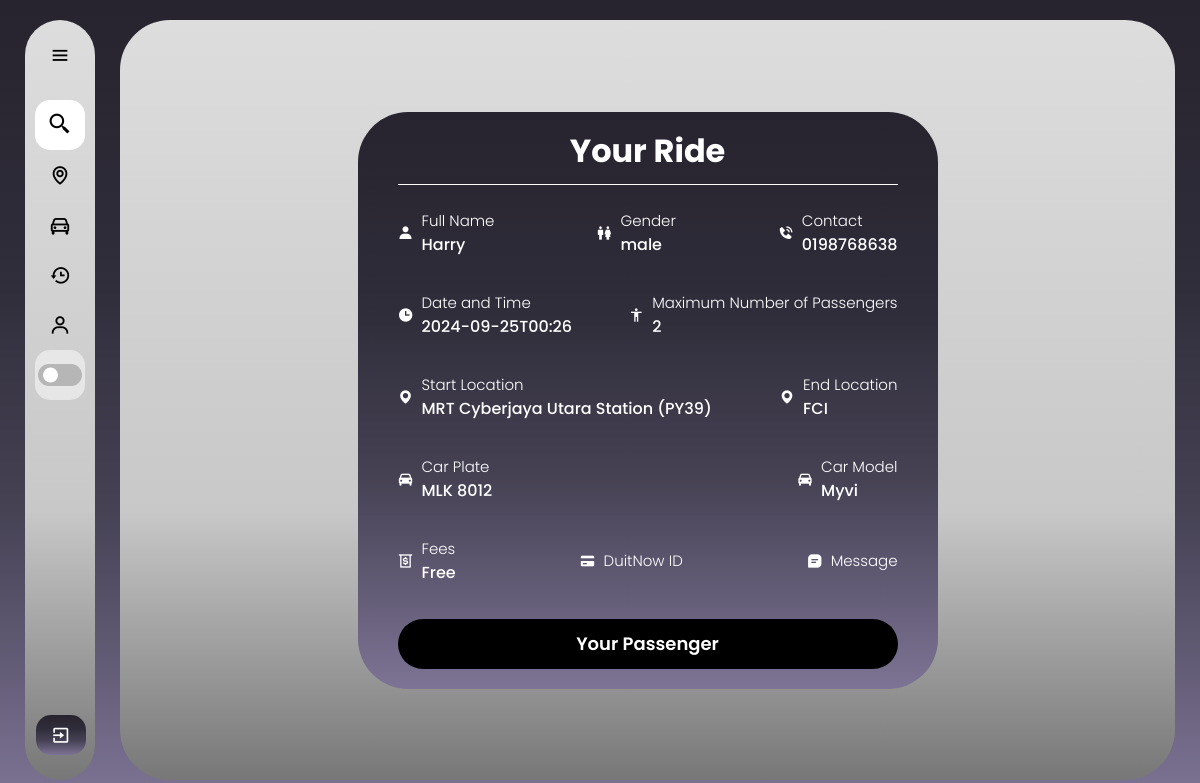
Page /match_passenger/1 (signed in) on the committed database.
### web/models.py (models this page shows)
class Profile(db.Model):
    id = db.Column(db.Integer, primary_key=True)
    fullName = db.Column(db.String(150))
    gender = db.Column(db.String(100), nullable=False)
    birthyear=db.Column(db.String(15), nullable=False)
    contact = db.Column(db.String(15), nullable=False)
    status = db.Column(db.String(20), nullable=False, default='APPROVING')
    profile_pic = db.Column(db.String(200), default="default.jpg")  # Make sure this column is present
    user_id = db.Column(db.Integer, db.ForeignKey('user.id'), nullable=False)

class Rides(db.Model):
    id = db.Column(db.Integer, primary_key=True)
    dateandTime = db.Column(db.String(50), nullable=False)
    start_location = db.Column(db.String(100), nullable=False)
    start_location_lat = db.Column(db.Float, nullable=True)  # Nullable
    start_location_lng = db.Column(db.Float, nullable=True)  # Nullable
    end_location = db.Column(db.String(100), nullable=False)
    end_location_lat = db.Column(db.Float, nullable=True)  # Nullable
    end_location_lng = db.Column(db.Float, nullable=True)  # Nullable
    carplate = db.Column(db.String(20), nullable=False)
    carmodel = db.Column(db.String(50), nullable=False)
    totalperson = db.Column(db.Integer, nullable=False)
    fees = db.Column(db.String(50), nullable=False)
    duitnowid = db.Column(db.String(50), nullable=True)  # Nullable
    message = db.Column(db.Text, nullable=True)  # Nullable
    status = db.Column(db.String(50), nullable=False)
    user_id = db.Column(db.Integer, db.ForeignKey('user.id'), nullable=False)
    passenger_matches = db.relationship('PassengerMatch', foreign_keys='PassengerMatch.driver_id', backref='driver_post', lazy=True)

### web/routes.py (the view)
@bp.route('/match_passenger/<int:driver_id>')
@login_required
def match_passenger(driver_id):
    profile = Profile.query.filter_by(user_id=current_user.id).first()
    driver = Rides.query.get_or_404(driver_id)
    driver_id=driver_id
    profiles = Profile.query.all()
    profile_dict = {profile.user_id: profile for profile in profiles}
    matches = PassengerMatch.query.filter_by(driver_id=driver_id, status='PAYMENT PENDING').all()
    matches_review = PassengerMatch.query.filter_by(driver_id=driver_id, status='PENDING REVIEW').all()
    matches_approving = PassengerMatch.query.filter_by(driver_id=driver_id, status='APPROVING').all()
    matches_completed = PassengerMatch.query.filter_by(driver_id=driver_id, status='COMPLETED').all()
    matches_confirmed = PassengerMatch.query.filter_by(driver_id=driver_id, status='CONFIRMED').all()
    print(f"Profile dict keys: {profile_dict.keys()}")
    print(f"Driver user ID: {driver.user_id}")
    return render_template(
        'match_passenger.html',
        driver=driver,
        driver_id=driver_id,
        matches=matches,
        profile_dict=profile_dict,
        profile=profile,
        matches_approving=matches_approving,
        matches_completed=matches_completed,
        matches_confirmed=matches_confirmed,
        matches_review=matches_review
    )

### web/templates/match_passenger.html (shortened to what this page needs)
{% extends "base.html" %}
{% block content %}
<!DOCTYPE html>
<html lang="en">
<head>
    <link rel="stylesheet" href="../static/match_passenger.css">
    <link href='https://unpkg.com/boxicons@2.1.4/css/boxicons.min.css' rel='stylesheet'>
</head>
<body>
    <div class="container">
        <div class="size">
            <div class="driver">
                <div class="header">
                    <h1>Your Ride</h1>
                </div>
                <div class="details">
                    <div class="row">
                        <div class="info_left-right">
                            <i class='bx bxs-user'></i>
                            <div class="info_up-down">
                                <h3>Full Name</h3>
                                <p>{{ profile_dict[driver.user_id].fullName }}</p>
                            </div>
                        </div>
                        <div class="info_left-right">
                            <i class='bx bx-male-female'></i>
                            <div class="info_up-down">
                                <h3>Gender</h3>
                                <p>{{ profile_dict[driver.user_id].gender }}</p>
                            </div>
                        </div>
                        <div class="info_left-right">
                            <i class='bx bxs-phone-call'></i>
                            <div class="info_up-down">
                                <h3>Contact</h3>
                                <p>{{ profile_dict[driver.user_id].contact }}</p>
                            </div>
                        </div>
                    </div>
                    <div class="row">
                        <div class="info_left-right">
                            <i class='bx bxs-time' ></i>
                            <div class="info_up-down">
                                <h3>Date and Time</h3>
                                <p>{{ driver.dateandTime }}</p>
                            </div>
                        </div>
                        <div class="info_left-right">
                            <i class='bx bx-body'></i>
                            <div class="info_up-down">
                                <h3>Maximum Number of Passengers</h3>
                                <p>{{ driver.totalperson }}</p>
                            </div>
                        </div>
                    </div>
                    <div class="row">
                        <div class="info_left-right">
                            <i class='bx bxs-map'></i>
                            <div class="info_up-down">
                                <h3>Start Location</h3>
                                <p>{{ driver.start_location }}</p>
                            </div>
                        </div>
                        <div class="info_left-right">
                            <i class='bx bxs-map'></i>
                            <div class="info_up-down">
                                <h3>End Location</h3>
                                <p>{{ driver.end_location }}</p>
                            </div>
                        </div>
                    </div>
                    <div class="row">
                        <div class="info_left-right">
                            <i class='bx bxs-car'></i>
                            <div class="info_up-down">
                                <h3>Car Plate</h3>
                                <p>{{ driver.carplate }}</p>
                            </div>
                        </div>
                        <div class="info_left-right">
                            <i class='bx bxs-car'></i>
                            <div class="info_up-down">
                                <h3>Car Model</h3>
                                <p>{{ driver.carmodel }}</p>
                            </div>
                        </div>
                    </div>
                    <div class="row">
                        <div class="info_left-right">
                            <i class='bx bx-money-withdraw' ></i>
                            <div class="info_up-down">
                                <h3>Fees</h3>
                                <p>{{ driver.fees }}</p>
                            </div>
                        </div>
                        <div class="info_left-right">
                            <i class='bx bxs-credit-card'></i>
                            <div class="info_up-down">
                                <h3>DuitNow ID</h3>
                            </div>
                        </div>
                        <div class="info_left-right">
                            <i class='bx bxs-message-square-detail'></i>
                            <div class="info_up-down">
                                <h3>Message</h3>
                            </div>
                        </div>
                    </div>
                </div>
                <a href="{{ url_for('main.passenger_matched', driver_id=driver_id) }}">
                    <div class="btn-container">
                        <button type="submit" class="btn">Your Passenger</button>
                    </div>
                </a>
            </div>
        </div>
    </div>
</body>
</html>
{% endblock %}

### web/static/base.css (style rules this page uses)
* { margin: 0; padding: 0; box-sizing: border-box; font-family: "poppins"; }
:root { --background-color: linear-gradient(to bottom, #27242f, #292632, #2c2935, #2e2b39, #312e3c, #383544, #3f3b4c, #464254, #534e64, #615a74, #6f6784, #7d7495); --box-color: linear-gradient(180deg, #DDDDDD 0%, #C8C8C8 64.5%, #777777 100%); --text-color: black; --toggle-color: white; --mode-background: rgba(255, 255, 255, 0.5); --box-shadow: 5px 5px 10px rgba(0, 0, 0, 0.5); --scroll: #0004; }
body { position: relative; min-height: 100vh; width: 100%; overflow: hidden; background: var(--background-color) fixed; }

### web/static/match_passenger.css (style rules this page uses)
* { margin: 0; padding: 0; box-sizing: border-box; font-family: "poppins"; }
:root { --background-color: linear-gradient(to bottom, #27242f, #292632, #2c2935, #2e2b39, #312e3c, #383544, #3f3b4c, #464254, #534e64, #615a74, #6f6784, #7d7495); --box-color: linear-gradient(180deg, #DDDDDD 0%, #C8C8C8 64.5%, #777777 100%); --text-color: black; --toggle-color: white; --mode-background: rgba(255, 255, 255, 0.5); --box-shadow: 5px 5px 10px rgba(0, 0, 0, 0.5); --box-shadow2: 10px 10px 20px rgba(0, 0, 0, 0.5); --table-header: #2424242f; --table-data: #0000000b; --table-hover: #fff6; --btn: rgba(0, 0, 0, 0.7); --scroll: #0004; }
body { position: relative; min-height: 100vh; width: 100%; }
.container { position: absolute; top: 20px; bottom: 20px; left: 120px; right: 25px; background: var(--box-color); border-radius: 50px; transition: all 0.5s ease; display: flex; justify-content: center; align-items: center; padding: 0 10px; }
.size { max-height: calc(95% - .8rem); margin: .8rem auto; overflow-y: auto; overflow-x: auto; transition: all 0.5s ease; }
.driver { color: var(--toggle-color); background: var(--background-color); width: 580px; border-radius: 50px; padding: 15px 40px; white-space: nowrap; }
h1 { border-bottom: 1px solid; padding-bottom: 9px; text-align: center; }
.details { padding-top: 24px; }
.row { display: flex; justify-content: space-between; margin-bottom: 34px; gap: 20px; }
h3 { font-size: 15px; font-weight: 300; }
p { font-size: 16px; font-weight: 500; }
.info_left-right { display: flex; align-items: center; gap: 8px; }
.btn { width: 100%; height: 50px; background: black; border: none; border-radius: 25px; color: white; cursor: pointer; font-size: 18px; font-weight: 600; margin-bottom: 5px; }

### rows in the picture
Profile: fullName "Harry", gender "male", contact "0198768638"
Rides: dateandTime "2024-09-25T00:26", totalperson "2", start_location "MRT Cyberjaya Utara Station (PY39)", end_location "FCI", carplate "MLK 8012", carmodel "Myvi", fees "Free"
